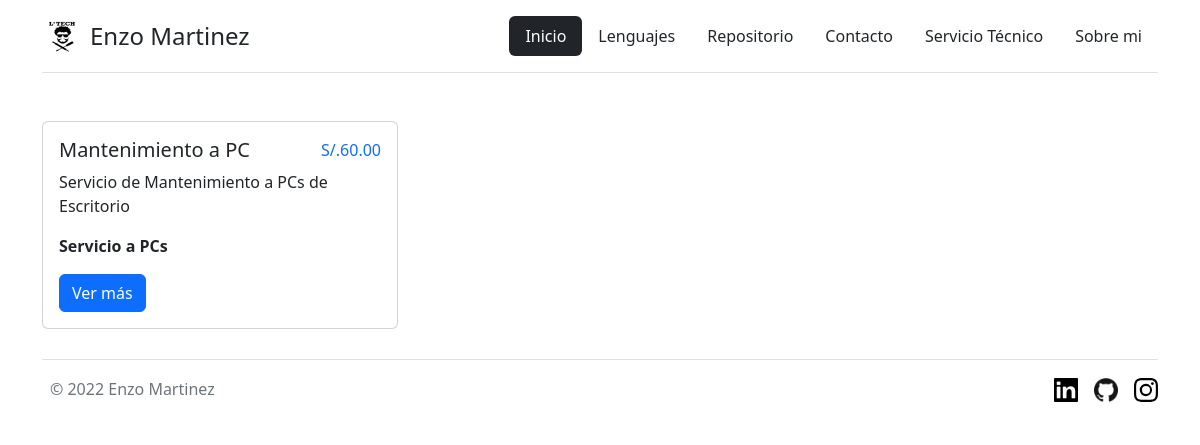
The page /service/ on the database as committed earlier.
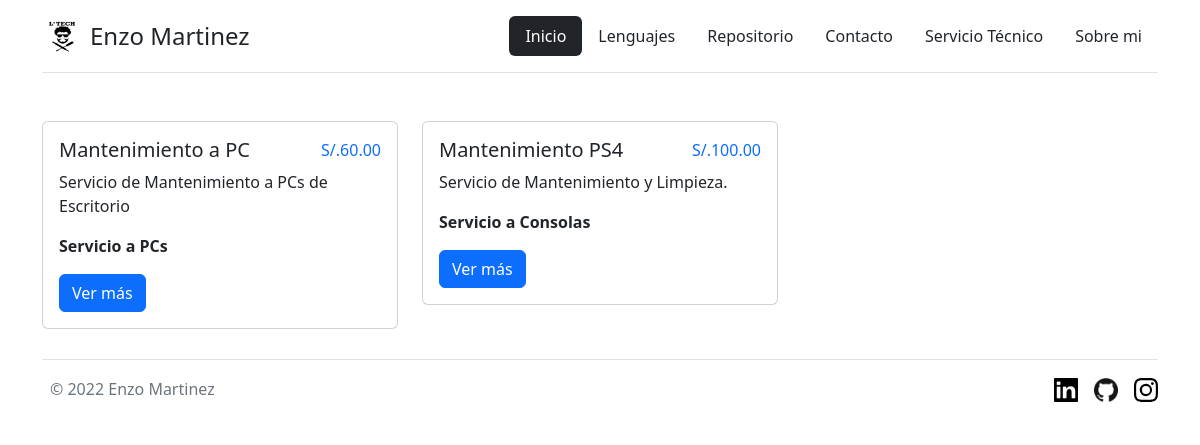
The same page on the database as committed later.
### shop/models.py (models this page shows, shortened)
class Servicios(models.Model):
    name = models.CharField(max_length=255)
    description = models.TextField()
    price = models.IntegerField()
    category = models.ForeignKey(Category, on_delete=models.CASCADE, related_name='servicio')
    is_active = models.BooleanField(default=True)
    image = models.ImageField(upload_to='servicio', blank=True, null=True)
    class Meta:
        verbose_name_plural = 'Servicios'
    def __str__(self):
        return self.name

class Category(models.Model):
    name = models.CharField(max_length=255)
    description = models.TextField()
    class Meta:
        verbose_name_plural = 'Categories'
    def __str__(self):
        return self.name

### shop/views.py (the view)
# urls.py: path('service/', ServiceList.as_view(), name='list'),
class ServiceList(ListView):
    model = Servicios
    template_name = 'shop/service/list.html'
    context_object_name = 'servicios'

### shop/templates/shop/service/list.html (shortened to what this page needs)
{% extends 'shop/base.html' %}
{% load static %}
{% block content %}
<!doctype html>
<html lang="en">
    <head>
        <link href="https://cdn.jsdelivr.net/npm/bootstrap@5.2.2/dist/css/bootstrap.min.css" rel="stylesheet">
    </head>
    <body>
        <div class="container mt-5">
            <div class="row">
                {% for servicio in servicios %}
                <div class="col-md-4">
                    <div class="card">
                        <div class="card-body">
                            <span class="text-primary float-end">S/.{{ servicio.price }}.00</span>
                            <h5>{{ servicio }}</h5>
                            <p>{{ servicio.description }}</p>
                            <p style="font-weight: bold;">{{servicio.category}}</p>
                            <a href="{% url 'shop:service_detail' servicio.id %}" class="btn btn-primary">Ver más</a>
                        </div>
                    </div>
                </div>
                {% endfor %}
            </div>
        </div>
    </body>
</html>
{%endblock%}

### shop/templates/shop/base.html (shortened to what this page needs)
<!doctype html>
<html lang="es">
    <head>
        {% load static %}
        <link href="https://cdn.jsdelivr.net/npm/bootstrap@5.2.2/dist/css/bootstrap.min.css" rel="stylesheet">
        <link rel="stylesheet" href="{%static 'css/styles.css' %}">
        <link href="{%static 'css/carousel.css'%}" rel="stylesheet">
        <link rel="stylesheet" href="{%static 'css/index.css' %}">
    </head>
    <body>
          <main>
            <div class="container head">
                <header class="d-flex flex-wrap justify-content-center py-3 mb-4 border-bottom">
                <a href="{%url 'shop:index' %}" class="d-flex align-items-center mb-3 mb-md-0 me-md-auto text-dark text-decoration-none">
                    <img src="{%static 'img/icon.jpg'%}" class="bi me-2" width="40" height="32">
                    <span class="fs-4">Enzo Martinez</span>
                </a>
                <ul class="nav nav-pills">
                  <li class="nav-item"><a href="{%url 'shop:index' %}" class="nav-link active li-act" style="background-color: #212529;" aria-current="page">Inicio</a></li>
                  <li class="nav-item"><a href="{%url 'shop:index' %}" class="nav-link list" style="color: #212529;">Lenguajes</a></li>
                  <li class="nav-item"><a href="{%url 'shop:repositorios' %}" class="nav-link" style="color: #212529;">Repositorio</a></li>
                  <li class="nav-item"><a href="{%url 'shop:contact' %}" class="nav-link list" style="color: #212529;">Contacto</a></li>
                  <li class="nav-item"><a href="{%url 'shop:categorylist' %}" class="nav-link list" style="color: #212529;">Servicio Técnico</a></li>
                  <li class="nav-item"><a href="{%url 'shop:about_me' %}" class="nav-link list" style="color: #212529;">Sobre mi</a></li>
                </ul>
                </header>
            </div>
        </main>
        {% block content %}
        {% endblock %}
        <main class="mg">
            <div class="container">
                <footer class="d-flex flex-wrap justify-content-between align-items-center py-3 my-4 border-top">
                  <div class="col-md-4 d-flex align-items-center">
                    <span class="mb-3 mb-md-0 text-muted">&copy; 2022 Enzo Martinez</span>
                  </div>
                  <ul class="nav col-md-4 justify-content-end list-unstyled d-flex">
                    <li class="ms-3"><a class="text-muted" href="https://linkedin.com/in/enzomartinez24"><img src="{%static 'img/linkedin.png' %}" class="bi" width="24" height="24"><use xlink:href="#linkedin"/></img></a></li>
                    <li class="ms-3"><a class="text-muted" href="https://github.com/EnzoMartinez01"><img src="{%static 'img/img_github_logo.png' %}" class="bi" width="24" height="24"><use xlink:href="#github"/></img></a></li>
                    <li class="ms-3"><a class="text-muted" href="https://www.instagram.com/iamenzo_01/"><svg class="bi" width="24" height="24"><use xlink:href="#instagram"/></svg></a></li>
                  </ul>
                </footer>
              </div>
        </main>
    </body>
</html>

### assets/css/styles.css (style rules this page uses)
body { background-color: #F8F9FA; }

### assets/css/index.css (style rules this page uses)
.mg { margin: 30px; bottom: 0; align-self: flex-end; }
.head { width: 100%; background-color: white; }

Rows that differ between the two databases and show on the page:
added Servicios: price "100", name "Mantenimiento PS4", description "Servicio de Mantenimiento y Limpieza.", category "Servicio a Consolas"
